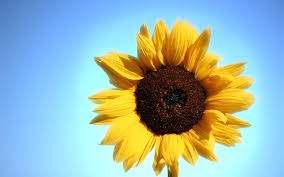
#> input picture sun.jpg, 284 x 177 px
$ python 16_image_crop_rotate_edge.py
#> lines starting #> are read from the running program, lines starting #| are printed output that depends on the picture; after the words box and inside, x2 and y2 are one past the last pixel; in counts of white or black regions, pixels touching at a corner belong together
import cv2

img = cv2.imread("sun.jpg")
#> img is the input picture: shape (177, 284, 3); mean B, G, R 176.2, 182.8, 154.6

dimensions = img.shape
#> dimensions = (177, 284, 3)
print ('dimensions', dimensions)
#| dimensions (177, 284, 3)

startRow = int(177*.10)
startCol = int(284*.30)
endRow = int(177*1)
endCol = int(284*.9)
croppedImage=img[startRow:endRow,startCol:endCol]
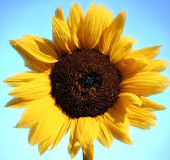
#> croppedImage: shape (160, 170, 3); mean B, G, R 115.1, 172.7, 174.6
cv2.imshow('Original Image', img)
cv2.imshow('Cropped Image', croppedImage)
cv2.waitKey(1000)

rotationMatrix = cv2.getRotationMatrix2D(((endCol-startCol) / 2, (endRow-startRow) / 2), 90, 1)
rotatedImage = cv2.warpAffine(croppedImage, rotationMatrix, ((endCol-startCol), (endRow-startRow)))
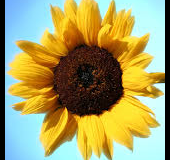
#> rotatedImage: shape (160, 170, 3); mean B, G, R 100.5, 158.9, 164.8
cv2.imshow('Rotated Image', rotatedImage)
cv2.waitKey(5000)


edge_img = cv2.Canny(img,100,200)
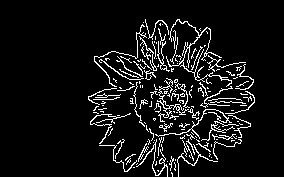
#> edge_img: shape (177, 284); 7.8% white in thin lines or dots, all inside (x1, y1, x2, y2) = (88, 19, 255, 177)
cv2.imshow("Detected Edges", edge_img)
cv2.waitKey(5000)
